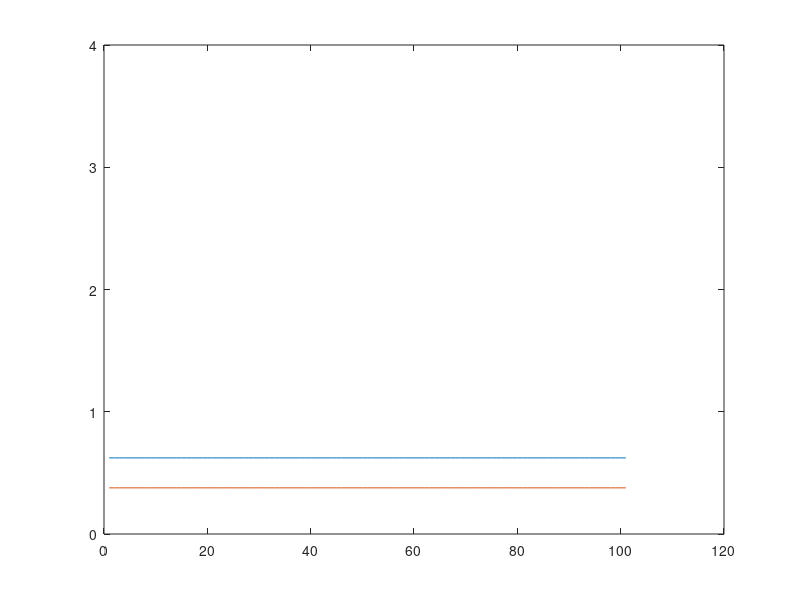

MATLAB code for this plot:

x = [-5:0.2:5];
x = 1;
cycs = 100;

I = 0;
li = -2;
se = -2;
ve = 0;
step = 0.2;

W = [
    se li
    li se
    ];
b = [I I];

z = zeros(size(x, 2));

for i = 1:size(x, 2)
    for j = 1:size(x, 2)
        a1 = x(i);
        a2 = x(j);
 
        a1 = 0.5; a2 = -0.5;
        a = [a1 a2];
        net = [0 0];
        avg = [0 0];
        act = zeros(cycs+1, 2);
        act(1,:) = 1 ./ (1 + exp(-a));
        for cyc = 1:cycs
            net = a * W + b;
            %da = -a + quadsquare(b + a * W);
            da = net;
            a = a + step * da;
            act(cyc+1,:) = 1 ./ (1 + exp(-a));
        end
        z(i, j) = norm(act(end,:) - act(1,:));
        
        if size(x, 2) == 1
            figure;
            plot(act);
            ylim([0 4]);
        end
    end
end

if size(x, 2) > 1
    figure;
    surf(x, x, z);
end